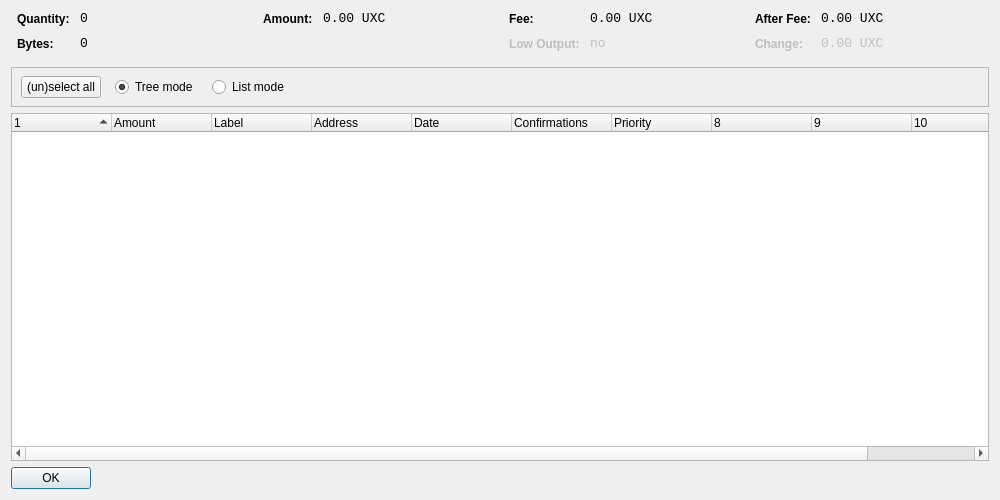
<?xml version="1.0" encoding="UTF-8"?>
<ui version="4.0">
 <class>CoinControlDialog</class>
 <widget class="QDialog" name="CoinControlDialog">
  <property name="geometry">
   <rect>
    <x>0</x>
    <y>0</y>
    <width>1000</width>
    <height>500</height>
   </rect>
  </property>
  <property name="windowTitle">
   <string>Coin Control</string>
  </property>
  <layout class="QVBoxLayout" name="verticalLayout">
   <item>
    <layout class="QHBoxLayout" name="horizontalLayoutTop" stretch="0,0,0,0">
     <property name="topMargin">
      <number>0</number>
     </property>
     <property name="bottomMargin">
      <number>10</number>
     </property>
     <item>
      <layout class="QFormLayout" name="formLayoutCoinControl1">
       <property name="horizontalSpacing">
        <number>10</number>
       </property>
       <property name="verticalSpacing">
        <number>10</number>
       </property>
       <property name="leftMargin">
        <number>6</number>
       </property>
       <property name="rightMargin">
        <number>6</number>
       </property>
       <item row="0" column="0">
        <widget class="QLabel" name="labelCoinControlQuantityText">
         <property name="styleSheet">
          <string notr="true">font-weight:bold;</string>
         </property>
         <property name="text">
          <string>Quantity:</string>
         </property>
        </widget>
       </item>
       <item row="0" column="1">
        <widget class="QLabel" name="labelCoinControlQuantity">
         <property name="font">
          <font>
           <family>Monospace</family>
           <pointsize>10</pointsize>
          </font>
         </property>
         <property name="cursor">
          <cursorShape>IBeamCursor</cursorShape>
         </property>
         <property name="contextMenuPolicy">
          <enum>Qt::ActionsContextMenu</enum>
         </property>
         <property name="text">
          <string notr="true">0</string>
         </property>
         <property name="textInteractionFlags">
          <set>Qt::LinksAccessibleByMouse|Qt::TextSelectableByKeyboard|Qt::TextSelectableByMouse</set>
         </property>
        </widget>
       </item>
       <item row="1" column="0">
        <widget class="QLabel" name="labelCoinControlBytesText">
         <property name="styleSheet">
          <string notr="true">font-weight:bold;</string>
         </property>
         <property name="text">
          <string>Bytes:</string>
         </property>
        </widget>
       </item>
       <item row="1" column="1">
        <widget class="QLabel" name="labelCoinControlBytes">
         <property name="font">
          <font>
           <family>Monospace</family>
           <pointsize>10</pointsize>
          </font>
         </property>
         <property name="cursor">
          <cursorShape>IBeamCursor</cursorShape>
         </property>
         <property name="contextMenuPolicy">
          <enum>Qt::ActionsContextMenu</enum>
         </property>
         <property name="text">
          <string notr="true">0</string>
         </property>
         <property name="textInteractionFlags">
          <set>Qt::LinksAccessibleByMouse|Qt::TextSelectableByKeyboard|Qt::TextSelectableByMouse</set>
         </property>
        </widget>
       </item>
      </layout>
     </item>
     <item>
      <layout class="QFormLayout" name="formLayoutCoinControl2">
       <property name="horizontalSpacing">
        <number>10</number>
       </property>
       <property name="verticalSpacing">
        <number>10</number>
       </property>
       <property name="leftMargin">
        <number>6</number>
       </property>
       <property name="rightMargin">
        <number>6</number>
       </property>
       <item row="0" column="0">
        <widget class="QLabel" name="labelCoinControlAmountText">
         <property name="styleSheet">
          <string notr="true">font-weight:bold;</string>
         </property>
         <property name="text">
          <string>Amount:</string>
         </property>
        </widget>
       </item>
       <item row="0" column="1">
        <widget class="QLabel" name="labelCoinControlAmount">
         <property name="font">
          <font>
           <family>Monospace</family>
           <pointsize>10</pointsize>
          </font>
         </property>
         <property name="cursor">
          <cursorShape>IBeamCursor</cursorShape>
         </property>
         <property name="contextMenuPolicy">
          <enum>Qt::ActionsContextMenu</enum>
         </property>
         <property name="text">
          <string notr="true">0.00 UXC</string>
         </property>
         <property name="textInteractionFlags">
          <set>Qt::LinksAccessibleByMouse|Qt::TextSelectableByKeyboard|Qt::TextSelectableByMouse</set>
         </property>
        </widget>
       </item>
      </layout>
     </item>
     <item>
      <layout class="QFormLayout" name="formLayoutCoinControl3">
       <property name="horizontalSpacing">
        <number>10</number>
       </property>
       <property name="verticalSpacing">
        <number>10</number>
       </property>
       <property name="leftMargin">
        <number>6</number>
       </property>
       <property name="rightMargin">
        <number>6</number>
       </property>
       <item row="0" column="0">
        <widget class="QLabel" name="labelCoinControlFeeText">
         <property name="styleSheet">
          <string notr="true">font-weight:bold;</string>
         </property>
         <property name="text">
          <string>Fee:</string>
         </property>
        </widget>
       </item>
       <item row="0" column="1">
        <widget class="QLabel" name="labelCoinControlFee">
         <property name="font">
          <font>
           <family>Monospace</family>
           <pointsize>10</pointsize>
          </font>
         </property>
         <property name="cursor">
          <cursorShape>IBeamCursor</cursorShape>
         </property>
         <property name="contextMenuPolicy">
          <enum>Qt::ActionsContextMenu</enum>
         </property>
         <property name="text">
          <string notr="true">0.00 UXC</string>
         </property>
         <property name="textInteractionFlags">
          <set>Qt::LinksAccessibleByMouse|Qt::TextSelectableByKeyboard|Qt::TextSelectableByMouse</set>
         </property>
        </widget>
       </item>
       <item row="1" column="0">
        <widget class="QLabel" name="labelCoinControlLowOutputText">
         <property name="enabled">
          <bool>false</bool>
         </property>
         <property name="styleSheet">
          <string notr="true">font-weight:bold;</string>
         </property>
         <property name="text">
          <string>Low Output:</string>
         </property>
        </widget>
       </item>
       <item row="1" column="1">
        <widget class="QLabel" name="labelCoinControlLowOutput">
         <property name="enabled">
          <bool>false</bool>
         </property>
         <property name="font">
          <font>
           <family>Monospace</family>
           <pointsize>10</pointsize>
          </font>
         </property>
         <property name="cursor">
          <cursorShape>IBeamCursor</cursorShape>
         </property>
         <property name="contextMenuPolicy">
          <enum>Qt::ActionsContextMenu</enum>
         </property>
         <property name="text">
          <string notr="true">no</string>
         </property>
         <property name="textInteractionFlags">
          <set>Qt::LinksAccessibleByMouse|Qt::TextSelectableByKeyboard|Qt::TextSelectableByMouse</set>
         </property>
        </widget>
       </item>
      </layout>
     </item>
     <item>
      <layout class="QFormLayout" name="formLayoutCoinControl4">
       <property name="horizontalSpacing">
        <number>10</number>
       </property>
       <property name="verticalSpacing">
        <number>10</number>
       </property>
       <property name="leftMargin">
        <number>6</number>
       </property>
       <property name="rightMargin">
        <number>6</number>
       </property>
       <item row="0" column="0">
        <widget class="QLabel" name="labelCoinControlAfterFeeText">
         <property name="styleSheet">
          <string notr="true">font-weight:bold;</string>
         </property>
         <property name="text">
          <string>After Fee:</string>
         </property>
        </widget>
       </item>
       <item row="0" column="1">
        <widget class="QLabel" name="labelCoinControlAfterFee">
         <property name="font">
          <font>
           <family>Monospace</family>
           <pointsize>10</pointsize>
          </font>
         </property>
         <property name="cursor">
          <cursorShape>IBeamCursor</cursorShape>
         </property>
         <property name="contextMenuPolicy">
          <enum>Qt::ActionsContextMenu</enum>
         </property>
         <property name="text">
          <string notr="true">0.00 UXC</string>
         </property>
         <property name="textInteractionFlags">
          <set>Qt::LinksAccessibleByMouse|Qt::TextSelectableByKeyboard|Qt::TextSelectableByMouse</set>
         </property>
        </widget>
       </item>
       <item row="1" column="0">
        <widget class="QLabel" name="labelCoinControlChangeText">
         <property name="enabled">
          <bool>false</bool>
         </property>
         <property name="styleSheet">
          <string notr="true">font-weight:bold;</string>
         </property>
         <property name="text">
          <string>Change:</string>
         </property>
        </widget>
       </item>
       <item row="1" column="1">
        <widget class="QLabel" name="labelCoinControlChange">
         <property name="enabled">
          <bool>false</bool>
         </property>
         <property name="font">
          <font>
           <family>Monospace</family>
           <pointsize>10</pointsize>
          </font>
         </property>
         <property name="cursor">
          <cursorShape>IBeamCursor</cursorShape>
         </property>
         <property name="contextMenuPolicy">
          <enum>Qt::ActionsContextMenu</enum>
         </property>
         <property name="text">
          <string notr="true">0.00 UXC</string>
         </property>
         <property name="textInteractionFlags">
          <set>Qt::LinksAccessibleByMouse|Qt::TextSelectableByKeyboard|Qt::TextSelectableByMouse</set>
         </property>
        </widget>
       </item>
      </layout>
     </item>
    </layout>
   </item>
   <item>
    <widget class="QFrame" name="frame">
     <property name="minimumSize">
      <size>
       <width>0</width>
       <height>40</height>
      </size>
     </property>
     <property name="frameShape">
      <enum>QFrame::StyledPanel</enum>
     </property>
     <property name="frameShadow">
      <enum>QFrame::Sunken</enum>
     </property>
     <widget class="QWidget" name="horizontalLayoutWidget">
      <property name="geometry">
       <rect>
        <x>10</x>
        <y>0</y>
        <width>781</width>
        <height>41</height>
       </rect>
      </property>
      <layout class="QHBoxLayout" name="horizontalLayoutPanel" stretch="0,0,0,0,0">
       <property name="spacing">
        <number>14</number>
       </property>
       <item>
        <widget class="QPushButton" name="pushButtonSelectAll">
         <property name="sizePolicy">
          <sizepolicy hsizetype="Maximum" vsizetype="Fixed">
           <horstretch>0</horstretch>
           <verstretch>0</verstretch>
          </sizepolicy>
         </property>
         <property name="text">
          <string>(un)select all</string>
         </property>
        </widget>
       </item>
       <item>
        <widget class="QRadioButton" name="radioTreeMode">
         <property name="sizePolicy">
          <sizepolicy hsizetype="Maximum" vsizetype="Fixed">
           <horstretch>0</horstretch>
           <verstretch>0</verstretch>
          </sizepolicy>
         </property>
         <property name="text">
          <string>Tree mode</string>
         </property>
         <property name="checked">
          <bool>true</bool>
         </property>
        </widget>
       </item>
       <item>
        <widget class="QRadioButton" name="radioListMode">
         <property name="sizePolicy">
          <sizepolicy hsizetype="Maximum" vsizetype="Fixed">
           <horstretch>0</horstretch>
           <verstretch>0</verstretch>
          </sizepolicy>
         </property>
         <property name="text">
          <string>List mode</string>
         </property>
        </widget>
       </item>
       <item>
        <spacer name="horizontalSpacer">
         <property name="orientation">
          <enum>Qt::Horizontal</enum>
         </property>
         <property name="sizeHint" stdset="0">
          <size>
           <width>40</width>
           <height>20</height>
          </size>
         </property>
        </spacer>
       </item>
      </layout>
     </widget>
    </widget>
   </item>
   <item>
    <widget class="CoinControlTreeWidget" name="treeWidget">
     <property name="contextMenuPolicy">
      <enum>Qt::CustomContextMenu</enum>
     </property>
     <property name="sortingEnabled">
      <bool>false</bool>
     </property>
     <property name="columnCount">
      <number>11</number>
     </property>
     <attribute name="headerShowSortIndicator" stdset="0">
      <bool>true</bool>
     </attribute>
     <attribute name="headerStretchLastSection">
      <bool>false</bool>
     </attribute>
     <column>
      <property name="text">
       <string/>
      </property>
     </column>
     <column>
      <property name="text">
       <string>Amount</string>
      </property>
     </column>
     <column>
      <property name="text">
       <string>Label</string>
      </property>
     </column>
     <column>
      <property name="text">
       <string>Address</string>
      </property>
     </column>
     <column>
      <property name="text">
       <string>Date</string>
      </property>
     </column>
     <column>
      <property name="text">
       <string>Confirmations</string>
      </property>
      <property name="toolTip">
       <string>Confirmed</string>
      </property>
     </column>
     <column>
      <property name="text">
       <string>Priority</string>
      </property>
     </column>
     <column>
      <property name="text">
       <string/>
      </property>
     </column>
     <column>
      <property name="text">
       <string/>
      </property>
     </column>
     <column>
      <property name="text">
       <string/>
      </property>
     </column>
     <column>
      <property name="text">
       <string/>
      </property>
     </column>
    </widget>
   </item>
   <item>
    <widget class="QDialogButtonBox" name="buttonBox">
     <property name="sizePolicy">
      <sizepolicy hsizetype="Maximum" vsizetype="Fixed">
       <horstretch>0</horstretch>
       <verstretch>0</verstretch>
      </sizepolicy>
     </property>
     <property name="orientation">
      <enum>Qt::Horizontal</enum>
     </property>
     <property name="standardButtons">
      <set>QDialogButtonBox::Ok</set>
     </property>
    </widget>
   </item>
  </layout>
 </widget>
 <customwidgets>
  <customwidget>
   <class>CoinControlTreeWidget</class>
   <extends>QTreeWidget</extends>
   <header>coincontroltreewidget.h</header>
  </customwidget>
 </customwidgets>
 <resources/>
 <connections/>
</ui>
